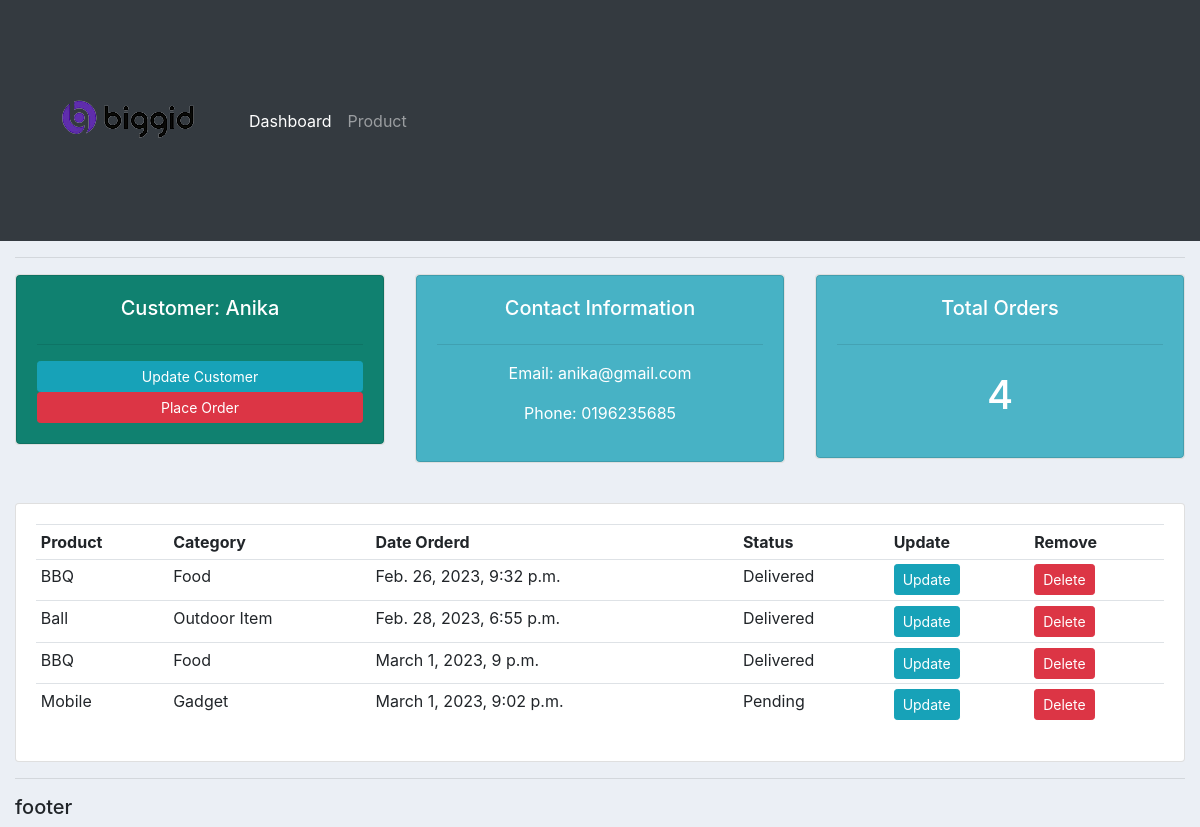
The app's page /customer/2/ with its own data.
### accounts/models.py (models this page shows, shortened)
class Customer(models.Model):
    name = models.CharField(max_length=200, null=True)
    phone = models.CharField(max_length=200, null=True)
    email = models.CharField(max_length=200, null=True)
    date_created = models.DateTimeField(auto_now_add=True, null=True)

class Order(models.Model):
    STATUS = (
        ('Pending', 'Pending'),
        ('On Process', 'On Process'),
        ('Delivered', 'Delivered'),
    )
    customer = models.ForeignKey(
        Customer, null=True, on_delete=models.SET_NULL)
    product = models.ForeignKey(Product, null=True, on_delete=models.SET_NULL)
    date_created = models.DateTimeField(auto_now_add=True, null=True)
    status = models.CharField(max_length=200, null=True, choices=STATUS)

class Product(models.Model):
    CATEGORY = (
        ('Food', 'Food'),
        ('Outdoor Item', 'Outdoor Item'),
        ('Gadget', 'Gadget'),
    )
    name = models.CharField(max_length=200, null=True)
    price = models.FloatField(null=True)
    category = models.CharField(max_length=200, null=True, choices=CATEGORY)
    Description = models.CharField(max_length=200, null=True, blank=True)
    date_created = models.DateTimeField(auto_now_add=True, null=True)
    tags = models.ManyToManyField(Tag)
    def __str__(self):
        return self.name

### accounts/views.py (the view)
# urls.py: path('customer/<str:cng>/', views.customer, name='customer'),
def customer(request, cng):
    customer = Customer.objects.get(id=cng)
    orders = customer.order_set.all()
    total_orders = orders.count()
    context = {'orders': orders, 'customer': customer,
               'total_orders': total_orders, }
    return render(request, 'accounts/customer.html', context)

### accounts/templates/accounts/customer.html
{% extends 'accounts/main.html' %} {% block content %}
<div class="row">
  <div class="col-md">
    <div class="card text-center text-white mb-3" id="Customer">
      <div class="card card-body" style="background-color: #108170">
        <h5>Customer: {{customer.name}}</h5>
        <hr />
        <a class="btn btn-sm btn-info" href="">Update Customer</a>
        <a class="btn btn-sm btn-danger" href="/create_order/2/">Place Order</a>
      </div>
    </div>
  </div>
  <div class="col-md">
    <div class="card text-center text-white mb-3" id="Customer">
      <div class="card card-body" style="background-color: #47b2c5">
        <h5>Contact Information</h5>
        <hr />
        <p>Email: {{customer.email}}</p>
        <p>Phone: {{customer.phone}}</p>
      </div>
    </div>
  </div>
  <div class="col-md">
    <div class="card text-center text-white mb-3" id="Customer">
      <div class="card card-body" style="background-color: #4cb4c7">
        <h5>Total Orders</h5>
        <hr />
        <h1 style="text-align: center; padding: 10px">{{total_orders}}</h1>
      </div>
    </div>
  </div>
</div>
<br />
<div class="row">
  <div class="col-md">
    <div class="card card-body">
      <table class="table table-sm">
        <tr>
          <th>Product</th>
          <th>Category</th>
          <th>Date Orderd</th>
          <th>Status</th>
          <th>Update</th>
          <th>Remove</th>
        </tr>
        {% for i in orders %}
        <tr>
          <td>{{i.product}}</td>
          <td>{{i.product.category}}</td>
          <td>{{i.date_created}}</td>
          <td>{{i.status}}</td>
          <td><a class="btn btn-sm btn-info" href="">Update</a></td>
          <td><a class="btn btn-sm btn-danger" href="">Delete</a></td>
        </tr>
        {% endfor %}
      </table>
    </div>
  </div>
</div>
{% endblock %}

### accounts/templates/accounts/main.html (style rules this page uses)
body { background-color: #ebeff5; }

### records on screen
Customer: name "Anika", email "anika@gmail.com", phone "0196235685"
Order: product "BBQ", product.category "Food", date_created "Feb. 26, 2023, 9:32 p.m.", status "Delivered"
Order: product "Ball", product.category "Outdoor Item", date_created "Feb. 28, 2023, 6:55 p.m.", status "Delivered"
Order: product "BBQ", product.category "Food", date_created "March 1, 2023, 9 p.m.", status "Delivered"
Order: product "Mobile", product.category "Gadget", date_created "March 1, 2023, 9:02 p.m.", status "Pending"

### other values on screen
{{ total_orders }} "4"
